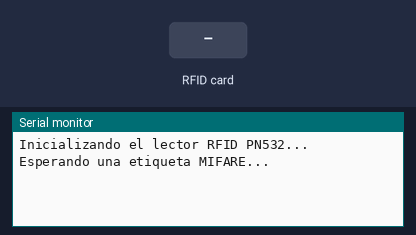
A sketch run on a simulated Arduino Uno, built with avr-gcc and run on an emulated ATmega328P. Parts: the last lines printed to the serial monitor. The inputs (shaded band) are chosen by the test bench.

Above: at 1.2 s.
1.3 s: RFID card 5E 7A 19 C4 held to the reader
At 2.1 s:
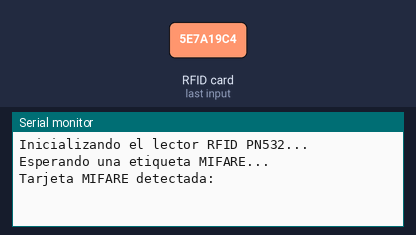
At 3.3 s:
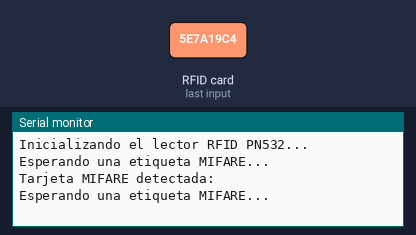

The sketch:

prueba3_lectorPN532.ino
```cpp
// Etapa 3: Conexión del Arduino al PN532

#include <Wire.h>
#include <PN532_I2C.h>
#include <PN532.h>
#include <NfcAdapter.h>

// Inicializar la comunicación I2C con el lector PN532
PN532_I2C pn532_i2c(Wire);
NfcAdapter nfc = NfcAdapter(pn532_i2c);

bool cardDetected = false; // Variable para rastrear el estado de detección de tarjeta

void setup(void) {
  Serial.begin(115200);
  Serial.println("Inicializando el lector RFID PN532...");

  // Inicializar el lector NFC
  nfc.begin();
  Serial.println("Esperando una etiqueta MIFARE...");  // Imprimir una vez al inicio
}

void loop(void) {
  if (nfc.tagPresent()) {  // Verificar si hay una tarjeta presente
    if (!cardDetected) {   // Solo imprimir cuando una tarjeta se detecta por primera vez
      NfcTag tag = nfc.read();  // Leer la tarjeta
      Serial.println("Tarjeta MIFARE detectada:");
      tag.print();  // Imprimir la información de la tarjeta en el Monitor Serial
      cardDetected = true;  // Marcar la tarjeta como detectada
    }
  } else {
    // Si no se detecta ninguna tarjeta, volver a esperar una nueva
    if (cardDetected) {
      Serial.println("Esperando una etiqueta MIFARE...");
      cardDetected = false;  // Reiniciar la detección para buscar una nueva tarjeta
    }
  }
  delay(500);  // Pausa corta para evitar chequeos demasiado rápidos
}
```

Measured:
- after the input at 1.3 s, the serial monitor: prints a new line after 0.35 s (image 1)
